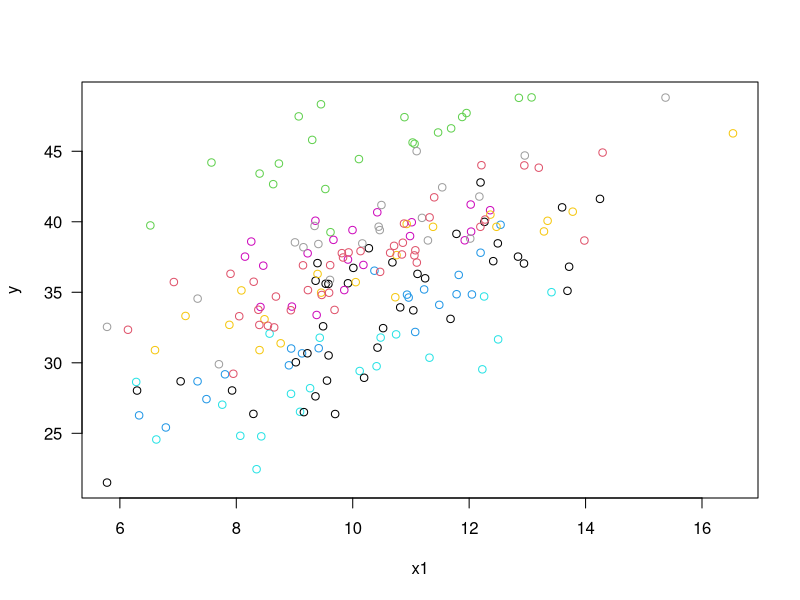

The R script that drew this image: (Note: this script raises an error after producing the figure.)
rm(list = ls())
library(glmmTMB)
library(ggplot2)

# set.seed(145)
x1 = rnorm(200, 10, 2) # mean 10 sd 2

groupmeans = rep(rnorm(10, 20, 4), each=20) # mean 20, sd 4
groupID = as.factor(rep(paste0("Group", 1:10), each=20))
y = 2 + 1.5*x1 + groupmeans + rnorm(200, 0, 2)

par(mfrow = c(1,1))
plot(x1, y, col=as.numeric(groupID), las=1)
# we could...
# ... be interested in how much do group differences contribute to the overall spread or variation in our outcome variable?
# ... be looking at the relationship between one predictor variable and the outcome - should we take into account whether individuals belong to certain groups?.

# variance component analysis ####
df_mixed <- data.frame(y, x1, groupID)
head(df_mixed)

m <- glmmTMB(y ~ 1 + (1 | groupID), data = df_mixed)
summary(m)

# VarCorr instead of coefs
VarCorr(m)
VarCorr(m)$cond$groupID
VarAmongGroups <- attr(VarCorr(m)$cond$groupID, "stddev")^2
# Among groups - refers to the differences between group means or averages.

VarWithinGroups <- attr(VarCorr(m)$cond, "sc")^2
# Within groups - refers to the spread or dispersion of individual data points within each group.

VarAmongGroups
var(groupmeans)
# > VarAmongGroups
# (Intercept) 
#    9.204914 
# > var(groupmeans)
# [1] 9.805633
# imagine each mean to have this little cloud of uncertainty around it, so just computing the mean from the raw numbers makes the raw variation "inflated" 
# what the mixed model does, is:
mean_var_noise <- mean(tapply(y, INDEX = groupID, FUN = var)/20)
var(groupmeans) - mean_var_noise #[1] 9.212205
#basically, it calculates the mean variational noise, the "cloud" around each group mean variation, takes the mean to get an overall mean for all the groups, and subtracts that from the raw mean variance. 

#calculating the percentage of the variation explained by groups:
VarAmongGroups / (VarAmongGroups + VarWithinGroups) * 100 # 43.6801

# to interpret the differences of the variances, we could scale them to CV (SD / mean). To maintain additive properties, we square the CV (var / mean^2)

CV_among <- sqrt(VarAmongGroups) / mean(y)
CV_within <- sqrt(VarWithinGroups) / mean(y)

CV_squared_among <- VarAmongGroups / mean(y)^2
CV_squared_within <- VarWithinGroups / mean(y)^2

#then they make a table for no good reason
df_table <- data.frame(Mean = mean(x1))

# Data exercise: Variance partitioning with random-effects models. ####
df_butterflies <- read.csv("./data/butterflies.csv")

head(df_butterflies)
m <- glmmTMB(DevelopmentTime ~ LarvalHost * MaternalHost + (1 | MotherID), data = df_butterflies)
summary(m)

AIC(m)


VarAmongMotherID <- attr(VarCorr(m)$cond$MotherID, "stddev")^2
VarWithinGroups <- attr(VarCorr(m)$cond, "sc")^2

CV_squared_among <- VarAmongMotherID / mean(df_butterflies$DevelopmentTime)^2
CV_squared_within <- VarWithinGroups / mean(df_butterflies$DevelopmentTime)^2

CV_squared_total <- CV_squared_among + CV_squared_within

df_table <- data.frame(Mean = mean(df_butterflies$DevelopmentTime), 
SD = sd(df_butterflies$DevelopmentTime), 
Var_Among = VarAmongMotherID / (VarAmongMotherID + VarWithinGroups) * 100,
Var_Within = VarWithinGroups / (VarAmongMotherID + VarWithinGroups) * 100,
CV_squared_among, 
CV_squared_within, 
CV_squared_total)

df_table = apply(df_table, MARGIN=2, FUN=round, digits=5)
df_table
# group_means <- tapply(df_butterflies$DevelopmentTime, df_butterflies$MotherID, mean)

var(group_means)

# comparing with and without random effects ####

m_naive <- lm(y ~ x1, data = df_mixed)
m_random <- glmmTMB(y ~ x1 + (1 | groupID), df_mixed)

summary(m_naive)
summary(m_random)
AIC(m_naive)

plot(x1, y, las=1, col = groupID)
newx = seq(min(x1), max(x1), length.out=200)
coef(m_random)

for(i in 1:length(levels(groupID))){
y_hat = coef(m_random)$cond$groupID[i,1] + coef(m_random)$cond$groupID[i,2]*newx
lines(newx, y_hat, col=i)
}

coef(m_random)$cond$groupID[10,1]

# f <- function(x,y) 2 * x^2 - 3 * x * y + 8 * y^2 + 2 * x - 4 * y + 4
# x <- seq(-20, 20, length = 100)
# y <- seq(-20, 20, length = 100)

# z <- outer(x, y, f)

# persp(z, phi = 30, theta = 90)
# contour(z)
# ?persp

bees <- read.csv("./data/Eulaema.csv")
head(bees)

m <- glmmTMB(Eulaema_nigrita ~ MAP + (1 | SA), data = bees, "nbinom2")
summary(m)

newTseason <- seq(min(bees$MAP), max(bees$MAP), length = 72)
plot(bees$MAP, bees$Eulaema_nigrita)
for (i in 1:length(levels(bees$SA))){
  y_hat = exp(coef(m)$cond$SA[i,1] + coef(m)$cond$SA[i,2]*newTseason)
  lines(newTseason, y_hat)
}

coef(m)



?levels
